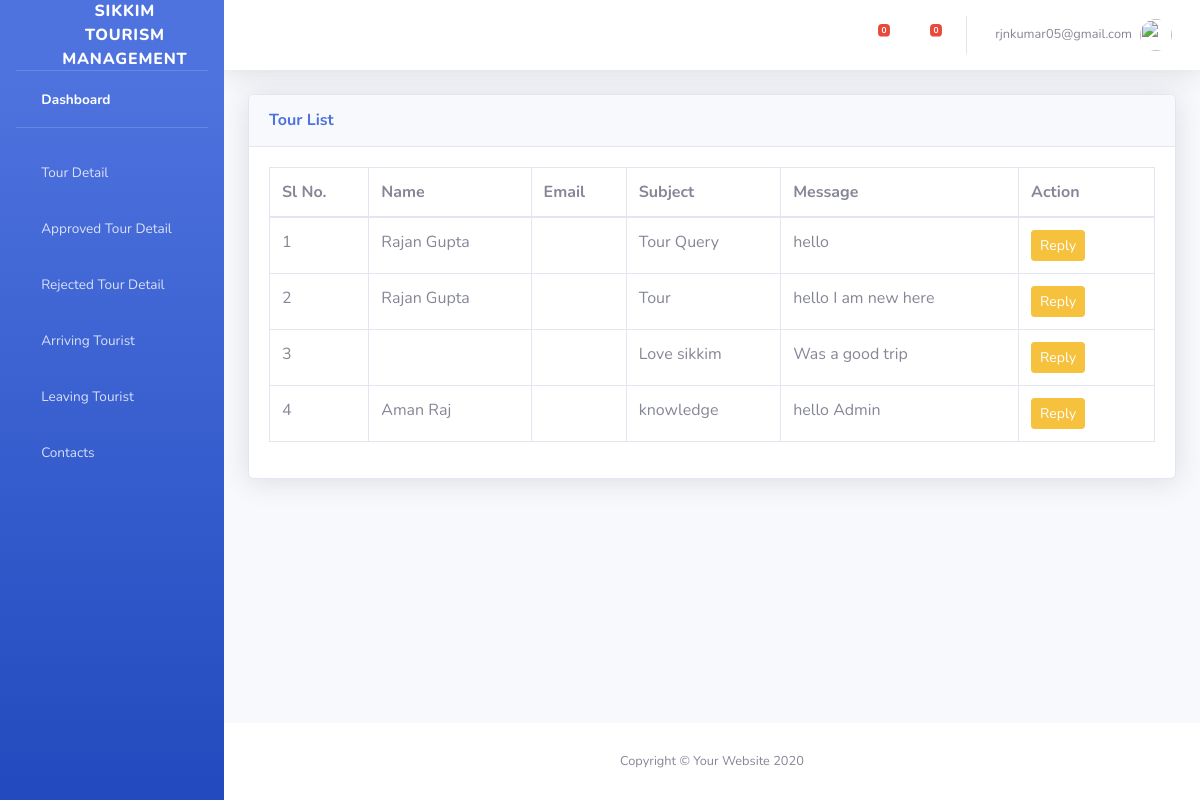
Screenshot of /contactList/ (signed in) with the database file from the repository.
### signup/models.py (models this page shows)
class Contact(models.Model):
    user = models.ForeignKey(User, on_delete=models.CASCADE)
    subject = models.CharField(_("Subject"), max_length=100)
    message = models.TextField(_("Message"))
    read = models.BooleanField(default=False)
    timenow = models.DateTimeField(auto_now=True)

### signup/views.py (the view)
# urls.py: path('contactList/', views.ContactView.as_view(), name="contact"),
class ContactView(LoginRequiredMixin, ListView):
    model = Contact
    template_name="admin/contacttable.html"
    def get(self, *args, **kwargs):
        t = Contact.objects.all()
        t.update(read=True)
        return super().get(self, *args, **kwargs)

### template/admin/contacttable.html (shortened to what this page needs)
  {% extends 'admin/adminbase.html' %}
  {% load static%}
    {% block css%}
    <link href="{% static 'vendor/datatables/dataTables.bootstrap4.min.css' %}" rel="stylesheet">
    {% endblock%}
        {% block content%}
                <div class="container-fluid">
                    <div class="card shadow mb-4">
                        <div class="card-header py-3">
                            <h6 class="m-0 font-weight-bold text-primary">Tour List</h6>
                        </div>
                        <div class="card-body">
                            <div class="table-responsive">
                                <table class="table table-bordered" id="dataTable" width="100%" cellspacing="0">
                                    <thead>
                                        <tr>
                                            <th>Sl No.</th>
                                            <th>Name</th>
                                            <th>Email</th>
                                            <th>Subject</th>
                                            <th>Message</th>
                                            <th>Action</th>
                                        </tr>
                                    </thead>
                                    <tbody>
                                        {% for i in object_list %}
                                        <tr>
                                            <td class="data">{{forloop.counter}}</td>
                                            <td class="data">{{i.user.first_name}}</td>
                                            <td class="data">{{i.user.email}}</td>
                                            <td class="data">{{i.subject}}</td>
                                            <td class="data">{{i.message}}</td>
                                            <td><a href="#" data-toggle="modal" data-target="#logoutModal"><button class="btn btn-warning mr-3 btn-sm reply" data-id="{{i.pk}}" data-email="{{i.user.first_name}}">Reply</button></a></td>
                                        </tr>
                                        {% endfor %}
                                    </tbody>
                                </table>
                            </div>
                        </div>
                    </div>
                </div>
            </div>
{% endblock %}

### template/admin/adminbase.html (shortened to what this page needs)
{% load static %}
<!DOCTYPE html>
<html lang="en">
<head>
    <link href="{% static 'vendor/fontawesome-free/css/all.min.css'%}" rel="stylesheet" type="text/css">
    <link href="{% static 'css/sb-admin-2.min.css'%}" rel="stylesheet">
       {% block css%}
        {% endblock %}
</head>
<body id="page-top">
    <div id="wrapper">
        <ul class="navbar-nav bg-gradient-primary sidebar sidebar-dark accordion" id="accordionSidebar">
            <a class="sidebar-brand d-flex align-items-center justify-content-center" href="index.html">
                <div class="sidebar-brand-icon rotate-n-15">
                    <i class="fas fa-laugh-wink"></i>
                </div>
                <div class="sidebar-brand-text mx-3">Sikkim Tourism Management</div>
            </a>
            <hr class="sidebar-divider my-0">
            <li class="nav-item active">
                <a class="nav-link" href="{% url 'adminview'%}">
                    <i class="fas fa-fw fa-tachometer-alt"></i>
                    <span>Dashboard</span></a>
            </li>
            <hr class="sidebar-divider">
            <li class="nav-item">
                <a class="nav-link" href="{% url 'tour' %}">
                    <i class="fas fa-fw fa-chart-area"></i>
                    <span>Tour Detail</span></a>
            </li>
            <li class="nav-item">
                <a class="nav-link" href="{% url 'tour' %}?Approve=1">
                    <i class="fas fa-fw fa-chart-area"></i>
                    <span>Approved Tour Detail</span></a>
            </li>
            <li class="nav-item">
                <a class="nav-link" href="{% url 'tour' %}?Rejected=1">
                    <i class="fas fa-fw fa-chart-area"></i>
                    <span>Rejected Tour Detail</span></a>
            </li>
                <li class="nav-item">
                <a class="nav-link" href="{% url 'tour' %}?Today=1">
                    <i class="fas fa-fw fa-chart-area"></i>
                    <span>Arriving Tourist</span></a>
            </li>
            <li class="nav-item">
                <a class="nav-link" href="{% url 'tour' %}?Todayleaving=1">
                    <i class="fas fa-fw fa-chart-area"></i>
                    <span>Leaving Tourist</span></a>
            </li>
            <li class="nav-item">
                <a class="nav-link" href="{% url 'contact' %}">
                    <i class="fas fa-fw fa-table"></i>
                    <span>Contacts</span></a>
            </li>
        </ul>
        <div id="content-wrapper" class="d-flex flex-column">
            <div id="content">
                <nav class="navbar navbar-expand navbar-light bg-white topbar mb-4 static-top shadow">
                    <ul class="navbar-nav ml-auto">
                        <li class="nav-item dropdown no-arrow mx-1">
                            <a class="nav-link dropdown-toggle" href="#" id="alertsDropdown" role="button"
                                data-toggle="dropdown" aria-haspopup="true" aria-expanded="false">
                                <i class="fas fa-bell fa-fw"></i>
                                <span class="badge badge-danger badge-counter">{{tour|length}}</span>
                            </a>
                        </li>
                        <li class="nav-item dropdown no-arrow mx-1">
                            <a class="nav-link dropdown-toggle" href="#" id="messagesDropdown" role="button"
                                data-toggle="dropdown" aria-haspopup="true" aria-expanded="false">
                                <i class="fas fa-envelope fa-fw"></i>
                                <span class="badge badge-danger badge-counter">{{messages|length}}</span>
                            </a>
                        </li>
                        <li class="nav-item dropdown no-arrow">
                            <a class="nav-link dropdown-toggle" href="#" id="userDropdown" role="button"
                                data-toggle="dropdown" aria-haspopup="true" aria-expanded="false">
                                <span class="mr-2 d-none d-lg-inline text-gray-600 small">{{request.user.username}}</span>
                                <img class="img-profile rounded-circle"
                                    src="{% static 'img/undraw_profile.svg' %}">
                            </a>
                        </li>
                    </ul>
                </nav>
                {% block content %}
                {% endblock %}
              <footer class="sticky-footer bg-white">
                <div class="container my-auto">
                    <div class="copyright text-center my-auto">
                        <span>Copyright &copy; Your Website 2020</span>
                    </div>
                </div>
            </footer>
        </div>
    </div>

### rows the page displays
Contact: user.first_name "Rajan Gupta", subject "Tour Query", message "hello"
Contact: user.first_name "Rajan Gupta", subject "Tour", message "hello I am new here"
Contact: subject "Love sikkim", message "Was a good trip"
Contact: user.first_name "Aman Raj", subject "knowledge", message "hello Admin"

### other values shown
{{ tour|length }} "0"
{{ messages|length }} "0"
{{ request.user.username }} "rjnkumar05@gmail.com"
